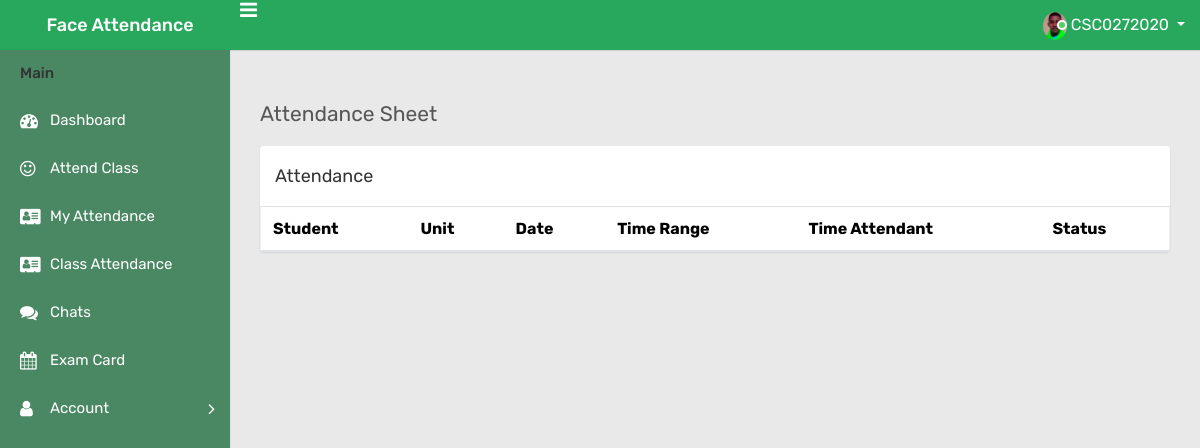
Page /attendance (signed in) on the earlier database version.
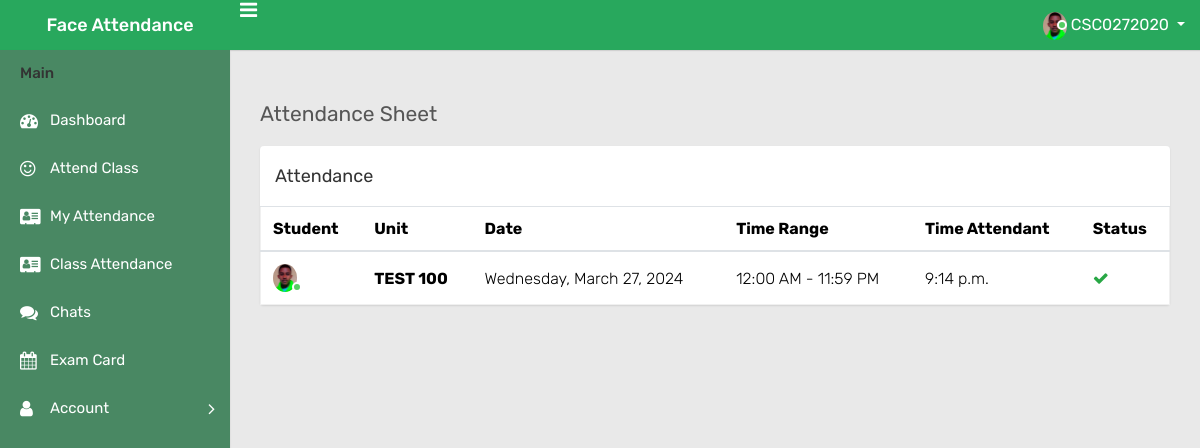
Same page on the later database version.
### app/models.py (models this page shows, shortened)
class Student(models.Model):
    user = models.OneToOneField(User, null = True, blank = True, on_delete= models.CASCADE)
    first_name = models.CharField(max_length=200, null=True, blank=True)
    last_name = models.CharField(max_length=200, null=True, blank=True)
    admission_no = models.CharField(max_length=20, null=True, blank=True)
    phone = models.CharField(max_length=200, null=True, blank=True)
    email = models.CharField(max_length=200, null=True, blank=True)
    gender = models.CharField(max_length=200, null=True, blank=True)
    school = models.CharField(max_length=200, blank=True, null=True)
    department = models.CharField(max_length=200, blank=True, null=True)
    course = models.CharField(max_length=200, null=True, blank=True)
    year = models.CharField(max_length=200, null=True, blank=True)
    semester = models.CharField(max_length=200, null=True, blank=True)
    units = models.CharField(max_length=200, blank=True, null=True)

class Profile(models.Model):
    student = models.OneToOneField(Student, null=True, blank=True, on_delete=models.CASCADE)
    profile_photo = models.ImageField(null=True, blank=True, upload_to="media/")

class takeAttendance(models.Model):
    student = models.ForeignKey(Student, on_delete=models.CASCADE)
    unitAttendent = models.JSONField()
    date = models.DateField(auto_now_add = True, null = True)
    time = models.TimeField(auto_now_add=True, null = True)
    status = models.CharField(max_length=200, null = True, default='Absent')
    week = models.IntegerField()

### app/views.py (the view)
# urls.py: path('attendance', views.Attendance, name='attendance'),
def Attendance(request):
    logged_in_user = request.user
    student = Student.objects.get(user=logged_in_user)
    units_list = json.loads(student.units)
    this_week = get_week_number()
    registerAttendance = takeAttendance.objects.filter(student=student)
    context = {'units_list':units_list, 'registerAttendance':registerAttendance}
    return render(request, 'app/attendance.html', context)

### app/views.py (called while the page is built)
def get_week_number():
    now = datetime.now()
    if now:
        return now.date().weekday() + 1

### app/templates/app/attendance.html (shortened to what this page needs)
﻿{% extends 'main.html' %}
{% load static %}
{% block content %}
<div class="page-wrapper">
    <div class="content">
        <div class="row">
            <div class="col-sm-12">
                <h4 class="page-title">Attendance Sheet</h4>
            </div>
        </div>
            <div class="row">
            <div class="col-12 col-md-6 col-lg-12 col-xl-12">
                <div class="card">
                    <div class="card-header">
                        <h4 class="card-title d-inline-block">Attendance</h4>
                    </div>
                    <div class="card-block">
                        <div class="table-responsive">
                            <table class="table mb-0 new-patient-table">
                                <thead>
                                    <tr>
                                        <th>Student</th>
                                        <th>Unit</th>
                                        <th>Date</th>
                                        <th>Time Range</th>
                                        <th>Time Attendant</th>
                                        <th>Status</th>
                                    </tr>
                                </thead>
                                <tbody>
                                    {% for data in registerAttendance %}
                                    <tr>
                                        <td>
                                            <span class="user-img">
                                                <img class="rounded-circle"
                                                    src="{{user.student.profile.profile_photo.url}}" width="24"
                                                    alt="Admin">
                                                <span class="status online"></span>
                                            </span>
                                        </td>
                                        <th>{{data.unitAttendent.code}}</th>
                                        <td>{{data.unitAttendent.day}}, {{data.date}}</td>
                                        <td>{{data.unitAttendent.startTime}} - {{data.unitAttendent.endTime}}</td>
                                        <td>{{data.time}}</td>
                                        {% for unit in units_list %}
                                        {% if data.unitAttendent.code == unit.code %}
                                        {% if data.status == 'Present' %}
                                        <td><i class="fa fa-check text-success"></i></td>
                                        {% else %}
                                        <td><i class="fa fa-close text-danger"></i></td>
                                        {% endif %}
                                        {% endif %}
                                        {% endfor %}
                                    </tr>
                                    {% endfor %}
                                </tbody>
                            </table>
                        </div>
                    </div>
                </div>
            </div>
    </div>
</div>
{% endblock content %}

### templates/main.html
{% include 'base.html' %}
{% block content %}
{% endblock content %}

### templates/base.html (shortened to what this page needs)
{% load static %}
<!DOCTYPE html>
<html lang="en">
<head>
    <link rel="stylesheet" href="https://cdn.jsdelivr.net/gh/bbbootstrap/libraries@main/choices.min.css">
    <link rel="stylesheet" href="{% static 'css/bootstrap.min.css' %}">
    <link rel="stylesheet" href="{% static 'css/font-awesome.min.css' %}">
    <link rel="stylesheet" href="{% static 'css/bootstrap-datetimepicker.min.css' %}">
    <link rel="stylesheet" href="{% static 'css/select2.min.css' %}">
    <link rel="stylesheet" href="{% static 'css/style.css' %}">
</head>
<body>
    <div class="main-wrapper">
        <div class="header">
            <div class="header-left">
                <a href="index.html" class="logo">
                    <span>Face Attendance</span>
                </a>
            </div>
            <a id="toggle_btn" href="javascript:void(0);"><i class="fa fa-bars"></i></a>
            <ul class="nav user-menu float-right">
                <li class="nav-item dropdown has-arrow">
                    <a href="#" class="dropdown-toggle nav-link user-link" data-toggle="dropdown">
                        <span class="user-img">
                            <img class="rounded-circle" src="{{user.student.profile.profile_photo.url}}" width="24"
                                alt="Admin">
                            <span class="status online"></span>
                        </span>
                        <span>{{user.username}}</span>
                    </a>
                </li>
            </ul>
        </div>
        <div class="sidebar" id="sidebar">
            <div class="sidebar-inner slimscroll">
                <div id="sidebar-menu" class="sidebar-menu">
                    <ul>
                        <li class="menu-title">Main</li>
                        <li>
                            <a href="{% url 'index' %}"><i class="fa fa-dashboard"></i> <span>Dashboard</span></a>
                        </li>
                        <li>
                            <a href="{% url 'attend' %}"><i class="fa fa-smile-o"></i> <span>Attend Class</span></a>
                        </li>
                        <li>
                            <a href="{% url 'attendance' %}"><i class="fa fa-address-card"></i> <span>My
                                    Attendance</span></a>
                        </li>
                        <li>
                            <a href="{% url 'classAttendance' %}"><i class="fa fa-address-card"></i> <span>Class
                                    Attendance</span></a>
                        </li>
                        <li>
                            <a href="{% url 'chat' %}"><i class="fa fa-comments"></i> <span>Chats</span></a>
                        </li>
                        <li>
                            <a href="{% url 'examcard' %}"><i class="fa fa-calendar"></i> <span>Exam Card</span></a>
                        </li>
                        <li class="submenu">
                            <a href="#"><i class="fa fa-user"></i> <span> Account </span> <span
                                    class="menu-arrow"></span></a>
                        </li>
                    </ul>
                </div>
            </div>
        </div>
    </div>
</body>
</html>

Differences in the rows shown:
added takeAttendance: student.profile.profile_photo (picture), unitAttendent.code "TEST 100", unitAttendent.day "Wednesday", date "March 27, 2024", unitAttendent.startTime "12:00 AM", unitAttendent.endTime "11:59 PM", time "9:14 p.m.", status "Present" (drawn)
